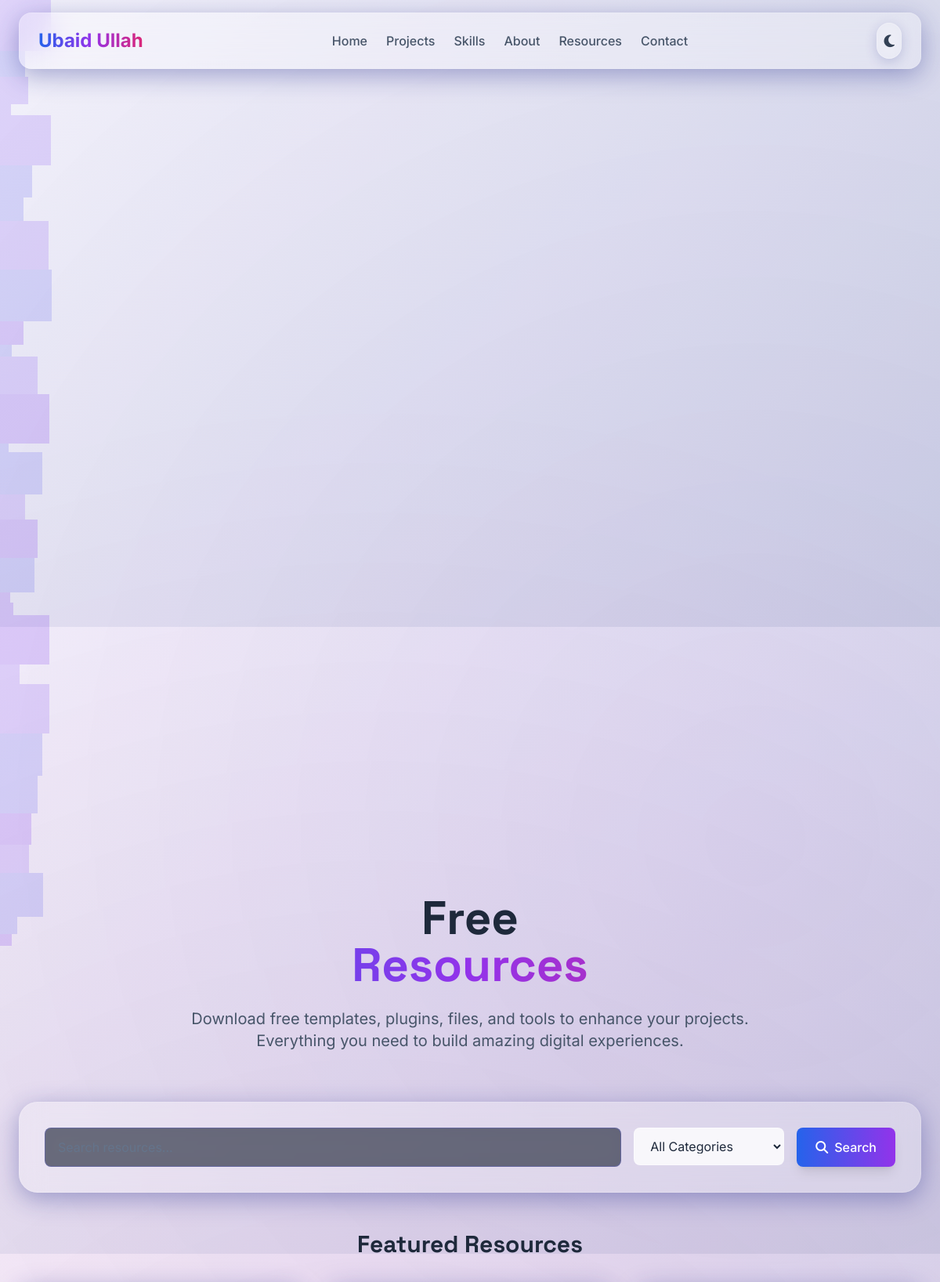
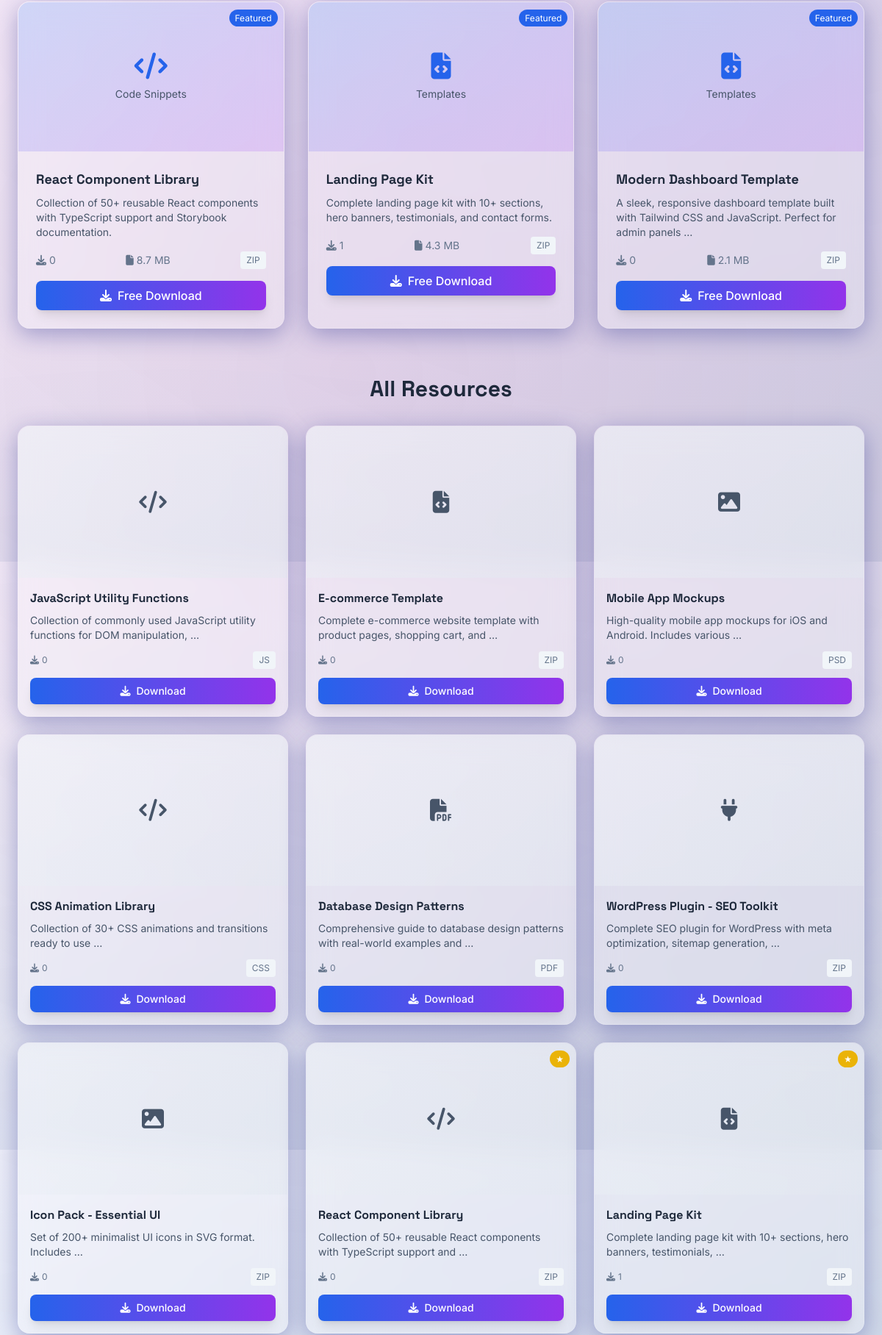
Page /resources/ (upper part) on the committed database (2 pictures, top to bottom).
### portfolio/models.py (models this page shows, shortened)
class Resource(models.Model):
    CATEGORY_CHOICES = [
        ('template', 'Templates'),
        ('plugin', 'Plugins'),
        ('file', 'Files'),
        ('image', 'Images'),
        ('document', 'Documents'),
        ('code', 'Code Snippets'),
        ('other', 'Other'),
    ]
    title = models.CharField(max_length=200)
    description = models.TextField()
    category = models.CharField(max_length=20, choices=CATEGORY_CHOICES)
    file = models.FileField(upload_to='resources/')
    thumbnail = models.ImageField(upload_to='resources/thumbnails/', blank=True, null=True)
    download_url = models.URLField(blank=True, null=True, help_text="External download link if file is hosted elsewhere")
    file_size = models.CharField(max_length=20, blank=True, help_text="e.g., 2.5 MB")
    file_type = models.CharField(max_length=10, blank=True, help_text="e.g., ZIP, PDF, PNG")
    is_featured = models.BooleanField(default=False)
    is_free = models.BooleanField(default=True)
    price = models.DecimalField(max_digits=10, decimal_places=2, default=0.00)
    downloads_count = models.PositiveIntegerField(default=0)
    tags = models.CharField(max_length=200, blank=True, help_text="Comma-separated tags")
    created_at = models.DateTimeField(auto_now_add=True)
    updated_at = models.DateTimeField(auto_now=True)
    class Meta:
        ordering = ['-created_at']
        verbose_name = "Resource"
        verbose_name_plural = "Resources"

### portfolio/views.py (the view)
# urls.py: path('resources/', views.ResourcesView.as_view(), name='resources'),
class ResourcesView(TemplateView):
    template_name = 'portfolio/resources.html'
    def get_context_data(self, **kwargs):
        context = super().get_context_data(**kwargs)
        from .models import Resource
        category_filter = self.request.GET.get('category', 'all')
        search_query = self.request.GET.get('search', '')
        resources = Resource.objects.all()
        if category_filter != 'all':
            resources = resources.filter(category=category_filter)
        if search_query:
            resources = resources.filter(
                Q(title__icontains=search_query) |
                Q(description__icontains=search_query) |
                Q(tags__icontains=search_query)
            )
        paginator = Paginator(resources, 12)  # 12 resources per page
        page_number = self.request.GET.get('page')
        resources_page = paginator.get_page(page_number)
        categories = Resource.CATEGORY_CHOICES
        featured_resources = Resource.objects.filter(is_featured=True)[:6]
        context.update({
            'resources': resources_page,
            'categories': categories,
            'featured_resources': featured_resources,
            'current_category': category_filter,
            'search_query': search_query,
        })
        return context

### templates/portfolio/resources.html (shortened to what this page needs)
{% extends 'portfolio/base.html' %}
{% load static %}
{% block content %}
    <section class="min-h-screen flex items-center pt-20 pb-16 px-4 sm:px-6">
        <div class="max-w-7xl mx-auto w-full">
            <div class="text-center mb-16" data-aos="fade-up">
                <h1 class="text-4xl sm:text-5xl md:text-6xl font-bold mb-6">
                    <span class="block text-slate-800 dark:text-white">Free</span>
                    <span class="block bg-gradient-to-r from-blue-600 via-purple-600 to-pink-600 text-transparent bg-clip-text">Resources</span>
                </h1>
                <p class="text-lg sm:text-xl text-slate-600 dark:text-gray-300 mb-8 max-w-3xl mx-auto">
                    Download free templates, plugins, files, and tools to enhance your projects. Everything you need to build amazing digital experiences.
                </p>
            </div>
            <div class="glass rounded-3xl p-6 sm:p-8 mb-12" data-aos="fade-up" data-aos-delay="100">
                <form method="GET" class="flex flex-col sm:flex-row gap-4">
                    <div class="flex-1">
                        <input type="text" name="search" value="{{ search_query }}"
                               placeholder="Search resources..."
                               class="w-full px-4 py-3 rounded-lg bg-white/80 dark:bg-gray-800/80 border border-white/30 dark:border-gray-600 text-slate-800 dark:text-white placeholder-slate-500 dark:placeholder-gray-400 focus:outline-none focus:ring-2 focus:ring-blue-500">
                    </div>
                    <div class="sm:w-48">
                        <select name="category" class="w-full px-4 py-3 rounded-lg bg-white/80 dark:bg-gray-800/80 border border-white/30 dark:border-gray-600 text-slate-800 dark:text-white focus:outline-none focus:ring-2 focus:ring-blue-500">
                            <option value="all" {% if current_category == 'all' %}selected{% endif %}>All Categories</option>
                        </select>
                    </div>
                    <button type="submit" class="px-6 py-3 bg-gradient-to-r from-blue-600 to-purple-600 text-white rounded-lg font-medium hover:from-blue-700 hover:to-purple-700 transition shadow-lg">
                        <i class="fas fa-search mr-2"></i>Search
                    </button>
                </form>
            </div>
            {% if featured_resources and current_category == 'all' and not search_query %}
            <div class="mb-16" data-aos="fade-up" data-aos-delay="200">
                <h2 class="text-2xl sm:text-3xl font-bold text-slate-800 dark:text-white mb-8 text-center">Featured Resources</h2>
                <div class="grid grid-cols-1 sm:grid-cols-2 lg:grid-cols-3 gap-6 sm:gap-8">
                    {% for resource in featured_resources %}
                    <div class="glass rounded-2xl overflow-hidden group hover:transform hover:scale-105 transition-all duration-300" data-aos="fade-up" data-aos-delay="{{ forloop.counter0|add:300 }}">
                        <div class="aspect-video bg-gradient-to-br from-blue-500/20 to-purple-500/20 dark:from-blue-600/20 dark:to-purple-600/20 flex items-center justify-center relative overflow-hidden">
                            {% if resource.thumbnail %}
                                <img src="{{ resource.thumbnail.url }}" alt="{{ resource.title }}" class="w-full h-full object-cover">
                            {% else %}
                                <div class="text-center">
                                    <i class="fas fa-{% if resource.category == 'template' %}file-code{% elif resource.category == 'plugin' %}plug{% elif resource.category == 'image' %}image{% elif resource.category == 'document' %}file-pdf{% elif resource.category == 'code' %}code{% else %}file{% endif %} text-4xl text-blue-600 dark:text-blue-400 mb-2"></i>
                                    <p class="text-sm text-slate-600 dark:text-gray-400">{{ resource.get_category_display }}</p>
                                </div>
                            {% endif %}
                            <div class="absolute top-2 right-2">
                                <span class="px-2 py-1 bg-blue-600 text-white text-xs rounded-full">Featured</span>
                            </div>
                        </div>
                        <div class="p-6">
                            <h3 class="text-lg font-bold text-slate-800 dark:text-white mb-2">{{ resource.title }}</h3>
                            <p class="text-slate-600 dark:text-gray-300 text-sm mb-4">{{ resource.description|truncatewords:15 }}</p>
                            <div class="flex items-center justify-between text-sm text-slate-500 dark:text-gray-400 mb-4">
                                <span><i class="fas fa-download mr-1"></i>{{ resource.downloads_count }}</span>
                                {% if resource.file_size %}
                                <span><i class="fas fa-file mr-1"></i>{{ resource.file_size }}</span>
                                {% endif %}
                                {% if resource.file_type %}
                                <span class="px-2 py-1 bg-slate-100 dark:bg-gray-700 rounded text-xs">{{ resource.file_type }}</span>
                                {% endif %}
                            </div>
                            <a href="{% url 'portfolio:resource_download' resource.pk %}"
                               class="w-full inline-flex items-center justify-center px-4 py-2 bg-gradient-to-r from-blue-600 to-purple-600 text-white rounded-lg font-medium hover:from-blue-700 hover:to-purple-700 transition shadow-lg">
                                <i class="fas fa-download mr-2"></i>
                                {% if resource.is_free %}Free Download{% else %}<span class="line-through mr-1">${{ resource.price }}</span> Free{% endif %}
                            </a>
                        </div>
                    </div>
                    {% endfor %}
                </div>
            </div>
            {% endif %}
            <div class="mb-16" data-aos="fade-up" data-aos-delay="300">
                <h2 class="text-2xl sm:text-3xl font-bold text-slate-800 dark:text-white mb-8 text-center">
                    {% if current_category != 'all' %}
                        {% for value, label in categories %}
                            {% if value == current_category %}{{ label }} Resources{% endif %}
                        {% endfor %}
                    {% else %}All Resources{% endif %}
                </h2>
                {% if resources %}
                <div class="grid grid-cols-1 sm:grid-cols-2 lg:grid-cols-3 xl:grid-cols-4 gap-6">
                    {% for resource in resources %}
                    <div class="glass rounded-2xl overflow-hidden group hover:transform hover:scale-105 transition-all duration-300" data-aos="fade-up" data-aos-delay="{{ forloop.counter0|add:400 }}">
                        <div class="aspect-video bg-gradient-to-br from-slate-100/50 to-slate-200/50 dark:from-gray-700/50 dark:to-gray-800/50 flex items-center justify-center relative overflow-hidden">
                            {% if resource.thumbnail %}
                                <img src="{{ resource.thumbnail.url }}" alt="{{ resource.title }}" class="w-full h-full object-cover">
                            {% else %}
                                <div class="text-center">
                                    <i class="fas fa-{% if resource.category == 'template' %}file-code{% elif resource.category == 'plugin' %}plug{% elif resource.category == 'image' %}image{% elif resource.category == 'document' %}file-pdf{% elif resource.category == 'code' %}code{% else %}file{% endif %} text-3xl text-slate-600 dark:text-gray-400"></i>
                                </div>
                            {% endif %}
                            {% if resource.is_featured %}
                            <div class="absolute top-2 right-2">
                                <span class="px-2 py-1 bg-yellow-500 text-white text-xs rounded-full">★</span>
                            </div>
                            {% endif %}
                        </div>
                        <div class="p-4">
                            <h3 class="text-base font-bold text-slate-800 dark:text-white mb-2 line-clamp-2">{{ resource.title }}</h3>
                            <p class="text-slate-600 dark:text-gray-300 text-sm mb-3 line-clamp-2">{{ resource.description|truncatewords:10 }}</p>
                            <div class="flex items-center justify-between text-xs text-slate-500 dark:text-gray-400 mb-3">
                                <span><i class="fas fa-download mr-1"></i>{{ resource.downloads_count }}</span>
                                {% if resource.file_type %}
                                <span class="px-2 py-1 bg-slate-100 dark:bg-gray-700 rounded">{{ resource.file_type }}</span>
                                {% endif %}
                            </div>
                            <a href="{% url 'portfolio:resource_download' resource.pk %}"
                               class="w-full inline-flex items-center justify-center px-3 py-2 bg-gradient-to-r from-blue-600 to-purple-600 text-white rounded-lg font-medium hover:from-blue-700 hover:to-purple-700 transition text-sm shadow-lg">
                                <i class="fas fa-download mr-2"></i>Download
                            </a>
                        </div>
                    </div>
                    {% endfor %}
                </div>
                {% endif %}
            </div>
        </div>
    </section>
{% endblock %}

### templates/portfolio/base.html (shortened to what this page needs)
{% load static %}
<!DOCTYPE html>
<html lang="en" class="scroll-smooth">
<head>
    <script src="https://cdn.tailwindcss.com"></script>
    <link rel="stylesheet" href="https://cdnjs.cloudflare.com/ajax/libs/font-awesome/6.4.0/css/all.min.css">
    <link href="https://unpkg.com/aos@2.3.1/dist/aos.css" rel="stylesheet">
</head>
<body class="bg-slate-50 dark:bg-gray-900 text-slate-900 dark:text-slate-100 transition-all duration-300" data-aos-easing="ease-out-quart" data-aos-duration="800">
    <div id="particles"></div>
    {% include 'portfolio/partials/navbar.html' %}
    <main>
        {% block content %}{% endblock %}
    </main>
</body>
</html>

### templates/portfolio/partials/navbar.html (shortened to what this page needs)
{% load static %}
<nav class="fixed w-full py-4 px-4 sm:px-6 z-50 transition-all duration-300" id="navbar">
    <div class="max-w-7xl mx-auto glass rounded-2xl px-4 sm:px-6 py-3 flex justify-between items-center">
        <a href="{% url 'portfolio:home' %}" class="text-xl sm:text-2xl font-bold flex items-center">
            <span class="bg-gradient-to-r from-blue-600 via-purple-600 to-pink-600 text-transparent bg-clip-text">
            </span>
        </a>
        <div class="hidden lg:flex space-x-6 xl:space-x-8">
            <a href="{% url 'portfolio:home' %}#hero" class="text-slate-600 dark:text-gray-300 hover:text-slate-900 dark:hover:text-white transition font-medium">Home</a>
            <a href="{% url 'portfolio:home' %}#projects" class="text-slate-600 dark:text-gray-300 hover:text-slate-900 dark:hover:text-white transition font-medium">Projects</a>
            <a href="{% url 'portfolio:home' %}#skills" class="text-slate-600 dark:text-gray-300 hover:text-slate-900 dark:hover:text-white transition font-medium">Skills</a>
            <a href="{% url 'portfolio:home' %}#about" class="text-slate-600 dark:text-gray-300 hover:text-slate-900 dark:hover:text-white transition font-medium">About</a>
            <a href="{% url 'portfolio:resources' %}" class="text-slate-600 dark:text-gray-300 hover:text-slate-900 dark:hover:text-white transition font-medium">Resources</a>
            <a href="{% url 'portfolio:home' %}#contact" class="text-slate-600 dark:text-gray-300 hover:text-slate-900 dark:hover:text-white transition font-medium">Contact</a>
        </div>
        <div class="flex items-center space-x-2 sm:space-x-4">
            <button id="theme-toggle" class="p-2 rounded-full glass-light hover:bg-white/40 dark:hover:bg-gray-700 transition" title="Toggle theme">
                <i id="theme-icon-moon" class="fas fa-moon text-slate-700 dark:hidden text-lg"></i>
            </button>
        </div>
    </div>
</nav>

### templates/portfolio/partials/footer.html (shortened to what this page needs)
{% load static %}

### rows in the picture
Resource: category "Code Snippets", title "React Component Library", description "Collection of 50+ reusable React components with TypeScript support and Storybook documentation.", downloads_count "0", file_size "8.7 MB", file_type "ZIP", is_free "Free Download", description "Collection of 50+ reusable React components with TypeScript support and …"
Resource: category "Templates", title "Landing Page Kit", description "Complete landing page kit with 10+ sections, hero banners, testimonials, and contact forms.", downloads_count "1", file_size "4.3 MB", file_type "ZIP", is_free "Free Download", description "Complete landing page kit with 10+ sections, hero banners, testimonials, …"
Resource: category "Templates", title "Modern Dashboard Template", description "A sleek, responsive dashboard template built with Tailwind CSS and JavaScript. Perfect for admin panels …", downloads_count "0", file_size "2.1 MB", file_type "ZIP", is_free "Free Download"
Resource: title "JavaScript Utility Functions", description "Collection of commonly used JavaScript utility functions for DOM manipulation, …", downloads_count "0", file_type "JS"
Resource: title "E-commerce Template", description "Complete e-commerce website template with product pages, shopping cart, and …", downloads_count "0", file_type "ZIP"
Resource: title "Mobile App Mockups", description "High-quality mobile app mockups for iOS and Android. Includes various …", downloads_count "0", file_type "PSD"
Resource: title "CSS Animation Library", description "Collection of 30+ CSS animations and transitions ready to use …", downloads_count "0", file_type "CSS"
Resource: title "Database Design Patterns", description "Comprehensive guide to database design patterns with real-world examples and …", downloads_count "0", file_type "PDF"
Resource: title "WordPress Plugin - SEO Toolkit", description "Complete SEO plugin for WordPress with meta optimization, sitemap generation, …", downloads_count "0", file_type "ZIP"
Resource: title "Icon Pack - Essential UI", description "Set of 200+ minimalist UI icons in SVG format. Includes …", downloads_count "0", file_type "ZIP"
